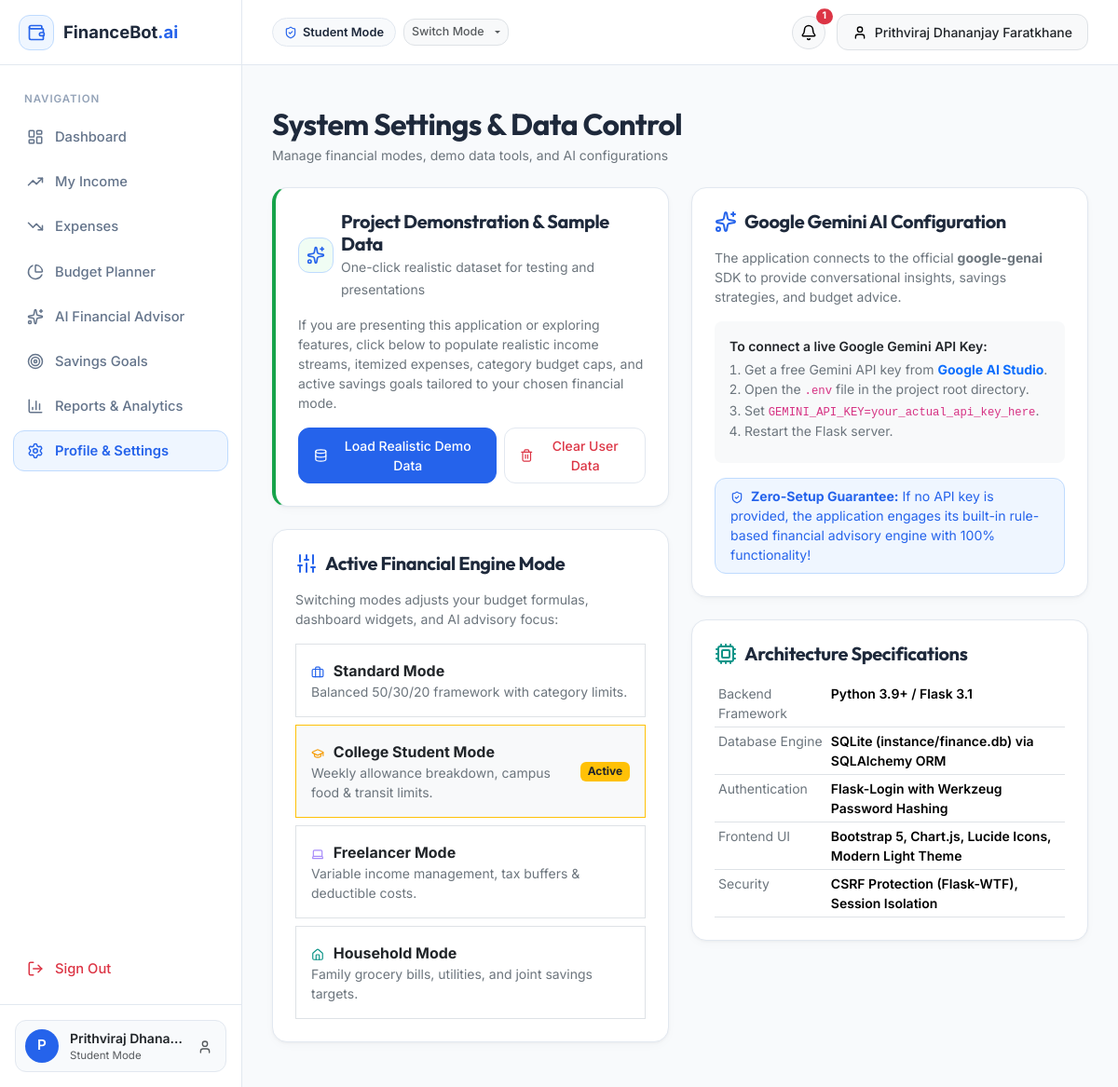
The app's page /settings (signed in) with its own data.
### models.py (models this page shows, shortened)
class User(UserMixin, db.Model):
    __tablename__ = 'users'
    id = db.Column(db.Integer, primary_key=True)
    name = db.Column(db.String(100), nullable=False)
    email = db.Column(db.String(120), unique=True, nullable=False, index=True)
    password_hash = db.Column(db.String(255), nullable=False)
    currency = db.Column(db.String(10), default="₹")
    financial_mode = db.Column(db.String(20), default="standard")  # standard, student, freelancer, household
    monthly_allowance = db.Column(db.Numeric(12, 2), default=0.00)  # for student mode
    created_at = db.Column(db.DateTime, default=datetime.utcnow)
    incomes = db.relationship('Income', backref='user', lazy='dynamic', cascade='all, delete-orphan')
    expenses = db.relationship('Expense', backref='user', lazy='dynamic', cascade='all, delete-orphan')
    budgets = db.relationship('Budget', backref='user', lazy='dynamic', cascade='all, delete-orphan')
    savings_goals = db.relationship('SavingsGoal', backref='user', lazy='dynamic', cascade='all, delete-orphan')
    ai_conversations = db.relationship('AIConversation', backref='user', lazy='dynamic', cascade='all, delete-orphan')
    notifications = db.relationship('Notification', backref='user', lazy='dynamic', cascade='all, delete-orphan')

### routes/auth.py (the view)
@auth_bp.route('/settings', methods=['GET', 'POST'])
@login_required
def settings():
    return render_template('settings.html')

### templates/settings.html (shortened to what this page needs)
{% extends "base.html" %}
{% block content %}
<div class="d-flex justify-content-between align-items-center mb-4">
    <div>
        <h2 class="fw-bold mb-1">System Settings & Data Control</h2>
        <p class="text-secondary mb-0 small">Manage financial modes, demo data tools, and AI configurations</p>
    </div>
</div>
<div class="row g-4">
    <div class="col-lg-6">
        <div class="fin-card p-4 mb-4" style="border-left: 4px solid var(--color-success);">
            <div class="d-flex align-items-center gap-2 mb-3">
                <div class="brand-icon-box" style="background: var(--color-success-subtle); color: var(--color-success);">
                    <i data-lucide="sparkles"></i>
                </div>
                <div>
                    <h5 class="fw-bold mb-0">Project Demonstration & Sample Data</h5>
                    <span class="text-secondary small">One-click realistic dataset for testing and presentations</span>
                </div>
            </div>
            <p class="text-secondary small mb-3">
                If you are presenting this application or exploring features, click below to populate realistic income streams, itemized expenses, category budget caps, and active savings goals tailored to your chosen financial mode.
            </p>
            <div class="d-flex gap-2">
                <form action="{{ url_for('auth.seed_demo_data') }}" method="POST">
                    <button type="submit" class="btn btn-primary-fin btn-sm">
                        <i data-lucide="database"></i> Load Realistic Demo Data
                    </button>
                </form>
                <form action="{{ url_for('auth.clear_demo_data') }}" method="POST" onsubmit="return confirm('Warning: This will delete all transactions, budgets, and savings goals for your account. Proceed?');">
                    <button type="submit" class="btn btn-outline-fin text-danger btn-sm">
                        <i data-lucide="trash-2"></i> Clear User Data
                    </button>
                </form>
            </div>
        </div>
        <div class="fin-card p-4">
            <h5 class="fw-bold mb-3 d-flex align-items-center gap-2">
                <i data-lucide="sliders" style="color: var(--color-primary);"></i> Active Financial Engine Mode
            </h5>
            <p class="text-secondary small mb-3">
                Switching modes adjusts your budget formulas, dashboard widgets, and AI advisory focus:
            </p>
            <div class="list-group">
                <form action="{{ url_for('dashboard.switch_mode', mode='standard') }}" method="POST" class="w-100">
                    <button type="submit" class="list-group-item list-group-item-action d-flex justify-content-between align-items-center p-3 {% if current_user.financial_mode == 'standard' %}border-primary bg-light{% endif %}">
                        <div>
                            <div class="fw-bold text-dark"><i data-lucide="briefcase" style="width: 14px; height: 14px; margin-right: 6px; color: var(--color-primary);"></i> Standard Mode</div>
                            <div class="text-secondary small">Balanced 50/30/20 framework with category limits.</div>
                        </div>
                    </button>
                </form>
                <form action="{{ url_for('dashboard.switch_mode', mode='student') }}" method="POST" class="w-100 mt-2">
                    <button type="submit" class="list-group-item list-group-item-action d-flex justify-content-between align-items-center p-3 {% if current_user.financial_mode == 'student' %}border-warning bg-light{% endif %}">
                        <div>
                            <div class="fw-bold text-dark"><i data-lucide="graduation-cap" style="width: 14px; height: 14px; margin-right: 6px; color: var(--color-warning);"></i> College Student Mode</div>
                            <div class="text-secondary small">Weekly allowance breakdown, campus food & transit limits.</div>
                        </div>
                        {% if current_user.financial_mode == 'student' %}<span class="badge bg-warning text-dark">Active</span>{% endif %}
                    </button>
                </form>
                <form action="{{ url_for('dashboard.switch_mode', mode='freelancer') }}" method="POST" class="w-100 mt-2">
                    <button type="submit" class="list-group-item list-group-item-action d-flex justify-content-between align-items-center p-3 {% if current_user.financial_mode == 'freelancer' %}border-purple bg-light{% endif %}">
                        <div>
                            <div class="fw-bold text-dark"><i data-lucide="laptop" style="width: 14px; height: 14px; margin-right: 6px; color: var(--color-accent);"></i> Freelancer Mode</div>
                            <div class="text-secondary small">Variable income management, tax buffers & deductible costs.</div>
                        </div>
                    </button>
                </form>
                <form action="{{ url_for('dashboard.switch_mode', mode='household') }}" method="POST" class="w-100 mt-2">
                    <button type="submit" class="list-group-item list-group-item-action d-flex justify-content-between align-items-center p-3 {% if current_user.financial_mode == 'household' %}border-teal bg-light{% endif %}">
                        <div>
                            <div class="fw-bold text-dark"><i data-lucide="home" style="width: 14px; height: 14px; margin-right: 6px; color: var(--color-secondary);"></i> Household Mode</div>
                            <div class="text-secondary small">Family grocery bills, utilities, and joint savings targets.</div>
                        </div>
                    </button>
                </form>
            </div>
        </div>
    </div>
    <div class="col-lg-6">
        <div class="fin-card p-4 mb-4">
            <h5 class="fw-bold mb-3 d-flex align-items-center gap-2">
                <i data-lucide="sparkles" style="color: var(--color-primary);"></i> Google Gemini AI Configuration
            </h5>
            <p class="text-secondary small">
                The application connects to the official <strong>google-genai</strong> SDK to provide conversational insights, savings strategies, and budget advice.
            </p>
            <div class="p-3 bg-light rounded-3 mb-3 small">
                <div class="fw-semibold text-dark mb-1">To connect a live Google Gemini API Key:</div>
                <ol class="mb-2 ps-3 text-secondary">
                    <li>Get a free Gemini API key from <a href="https://aistudio.google.com/" target="_blank" class="fw-bold text-primary">Google AI Studio</a>.</li>
                    <li>Open the <code>.env</code> file in the project root directory.</li>
                    <li>Set <code>GEMINI_API_KEY=your_actual_api_key_here</code>.</li>
                    <li>Restart the Flask server.</li>
                </ol>
            </div>
            <div class="alert alert-info py-2 px-3 small mb-0">
                <i data-lucide="shield-check" style="width: 14px; height: 14px; margin-right: 4px;"></i> <strong>Zero-Setup Guarantee:</strong> If no API key is provided, the application engages its built-in rule-based financial advisory engine with 100% functionality!
            </div>
        </div>
        <div class="fin-card p-4">
            <h5 class="fw-bold mb-3 d-flex align-items-center gap-2">
                <i data-lucide="cpu" style="color: var(--color-secondary);"></i> Architecture Specifications
            </h5>
            <table class="table table-sm small mb-0">
                <tbody>
                    <tr>
                        <td class="text-secondary">Backend Framework</td>
                        <td class="fw-semibold">Python 3.9+ / Flask 3.1</td>
                    </tr>
                    <tr>
                        <td class="text-secondary">Database Engine</td>
                        <td class="fw-semibold">SQLite (instance/finance.db) via SQLAlchemy ORM</td>
                    </tr>
                    <tr>
                        <td class="text-secondary">Authentication</td>
                        <td class="fw-semibold">Flask-Login with Werkzeug Password Hashing</td>
                    </tr>
                    <tr>
                        <td class="text-secondary">Frontend UI</td>
                        <td class="fw-semibold">Bootstrap 5, Chart.js, Lucide Icons, Modern Light Theme</td>
                    </tr>
                    <tr>
                        <td class="text-secondary">Security</td>
                        <td class="fw-semibold">CSRF Protection (Flask-WTF), Session Isolation</td>
                    </tr>
                </tbody>
            </table>
        </div>
    </div>
</div>
{% endblock %}

### templates/base.html (shortened to what this page needs)
<!DOCTYPE html>
<html lang="en">
<head>
    <link href="https://cdn.jsdelivr.net/npm/bootstrap@5.3.3/dist/css/bootstrap.min.css" rel="stylesheet">
    <link href="https://cdn.jsdelivr.net/npm/bootstrap-icons@1.11.3/font/bootstrap-icons.min.css" rel="stylesheet">
    <link rel="stylesheet" href="{{ url_for('static', filename='css/style.css') }}">
</head>
<body>
{% if current_user.is_authenticated %}
<div class="app-container">
    <aside class="app-sidebar">
        <div class="sidebar-header">
            <a href="{{ url_for('dashboard.index') }}" class="brand-badge">
                <div class="brand-icon-box">
                    <i data-lucide="wallet"></i>
                </div>
                <span>FinanceBot<span style="color: var(--color-primary);">.ai</span></span>
            </a>
        </div>
        <div class="sidebar-menu">
            <div class="sidebar-label">Navigation</div>
            <a href="{{ url_for('dashboard.index') }}" class="nav-link-custom {% if request.endpoint == 'dashboard.index' %}active{% endif %}" id="nav-dashboard">
                <i data-lucide="layout-dashboard"></i>
                <span>Dashboard</span>
            </a>
            <a href="{{ url_for('income.index') }}" class="nav-link-custom {% if request.endpoint in ['income.index', 'income.edit'] %}active{% endif %}" id="nav-income">
                <i data-lucide="trending-up"></i>
                <span>My Income</span>
            </a>
            <a href="{{ url_for('expenses.index') }}" class="nav-link-custom {% if request.endpoint in ['expenses.index', 'expenses.edit', 'expenses.transactions'] %}active{% endif %}" id="nav-expenses">
                <i data-lucide="trending-down"></i>
                <span>Expenses</span>
            </a>
            <a href="{{ url_for('budgets.index') }}" class="nav-link-custom {% if request.endpoint == 'budgets.index' %}active{% endif %}" id="nav-budgets">
                <i data-lucide="pie-chart"></i>
                <span>Budget Planner</span>
            </a>
            <a href="{{ url_for('ai_advisor.index') }}" class="nav-link-custom {% if request.endpoint == 'ai_advisor.index' %}active{% endif %}" id="nav-ai-advisor">
                <i data-lucide="sparkles"></i>
                <span>AI Financial Advisor</span>
            </a>
            <a href="{{ url_for('savings.index') }}" class="nav-link-custom {% if request.endpoint in ['savings.index', 'savings.edit'] %}active{% endif %}" id="nav-savings">
                <i data-lucide="target"></i>
                <span>Savings Goals</span>
            </a>
            <a href="{{ url_for('reports.index') }}" class="nav-link-custom {% if request.endpoint == 'reports.index' %}active{% endif %}" id="nav-reports">
                <i data-lucide="bar-chart-3"></i>
                <span>Reports & Analytics</span>
            </a>
            <a href="{{ url_for('auth.settings') }}" class="nav-link-custom {% if request.endpoint in ['auth.settings', 'auth.profile'] %}active{% endif %}" id="nav-settings">
                <i data-lucide="settings"></i>
                <span>Profile & Settings</span>
            </a>
            <div class="mt-auto pt-3">
                <a href="{{ url_for('auth.logout') }}" class="nav-link-custom text-danger" style="margin-top: 10px;">
                    <i data-lucide="log-out" class="text-danger"></i>
                    <span>Sign Out</span>
                </a>
            </div>
        </div>
        <div class="sidebar-footer">
            <div class="user-mini-card">
                <div class="user-avatar">{{ current_user.name[0] | upper }}</div>
                <div class="overflow-hidden flex-grow-1">
                    <div class="text-dark small fw-semibold text-truncate">{{ current_user.name }}</div>
                    <div class="text-muted" style="font-size: 0.72rem;">{{ current_user.financial_mode.title() }} Mode</div>
                </div>
                <a href="{{ url_for('auth.profile') }}" class="text-muted p-1" title="User Profile">
                    <i data-lucide="user" style="width: 16px; height: 16px;"></i>
                </a>
            </div>
        </div>
    </aside>
    <div class="app-main">
        <header class="app-topbar">
            <div class="d-flex align-items-center gap-3">
                <div class="d-flex align-items-center gap-2">
                    <span class="mode-badge">
                        <i data-lucide="shield-check"></i>
                        {{ current_user.financial_mode.title() }} Mode
                    </span>
                    <div class="dropdown">
                        <button class="btn btn-sm btn-light border dropdown-toggle py-1 px-2 text-muted" style="font-size: 0.78rem;" type="button" data-bs-toggle="dropdown">
                            Switch Mode
                        </button>
                    </div>
                </div>
            </div>
            <div class="topbar-actions">
                <div class="dropdown">
                    <button class="btn btn-light position-relative rounded-circle p-2 border" type="button" data-bs-toggle="dropdown" aria-expanded="false" title="Notifications">
                        <i data-lucide="bell" style="width: 18px; height: 18px;"></i>
                        {% if unread_notifications_count > 0 %}
                        <span class="position-absolute top-0 start-100 translate-middle badge rounded-pill bg-danger" style="font-size: 0.65rem;">
                            {{ unread_notifications_count }}
                        </span>
                        {% endif %}
                    </button>
                </div>
                <a href="{{ url_for('auth.profile') }}" class="btn btn-light border btn-sm d-flex align-items-center gap-2">
                    <i data-lucide="user" style="width: 16px; height: 16px;"></i>
                    <span class="d-none d-md-inline text-dark">{{ current_user.name }}</span>
                </a>
            </div>
        </header>
        <div class="px-4 pt-3">
        </div>
        <main class="page-body">
            {% block content %}{% endblock %}
        </main>
    </div>
</div>
{% endif %}
</body>
</html>

### records on screen
User: name "P", name "Prithviraj Dhana…", financial_mode "Student", name "Prithviraj Dhananjay Faratkhane"

### other values on screen
{{ unread_notifications_count }} "1"
